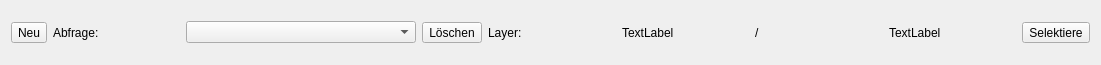
<?xml version="1.0" encoding="UTF-8"?>
<ui version="4.0">
 <class>Form</class>
 <widget class="QWidget" name="Form">
  <property name="geometry">
   <rect>
    <x>0</x>
    <y>0</y>
    <width>1101</width>
    <height>65</height>
   </rect>
  </property>
  <property name="windowTitle">
   <string>Form</string>
  </property>
  <layout class="QHBoxLayout" name="horizontalLayout">
   <property name="topMargin">
    <number>0</number>
   </property>
   <property name="bottomMargin">
    <number>0</number>
   </property>
   <item>
    <widget class="QToolButton" name="btnNew">
     <property name="toolTip">
      <string>Neue Abfrage</string>
     </property>
     <property name="text">
      <string>Neu</string>
     </property>
     <property name="icon">
      <iconset>
       <normaloff>icons/mActionNewEntry.png</normaloff>icons/mActionNewEntry.png</iconset>
     </property>
    </widget>
   </item>
   <item>
    <widget class="QLabel" name="lbl1">
     <property name="text">
      <string>Abfrage:</string>
     </property>
    </widget>
   </item>
   <item>
    <widget class="QComboBox" name="cboQuieries">
     <property name="sizePolicy">
      <sizepolicy hsizetype="Preferred" vsizetype="Fixed">
       <horstretch>0</horstretch>
       <verstretch>0</verstretch>
      </sizepolicy>
     </property>
     <property name="editable">
      <bool>false</bool>
     </property>
     <property name="currentText">
      <string/>
     </property>
     <property name="insertPolicy">
      <enum>QComboBox::InsertAlphabetically</enum>
     </property>
     <property name="sizeAdjustPolicy">
      <enum>QComboBox::AdjustToContentsOnFirstShow</enum>
     </property>
     <property name="minimumContentsLength">
      <number>25</number>
     </property>
    </widget>
   </item>
   <item>
    <widget class="QToolButton" name="btnDelete">
     <property name="toolTip">
      <string>Löschen aktuelle Abfrage</string>
     </property>
     <property name="text">
      <string>Löschen</string>
     </property>
     <property name="icon">
      <iconset>
       <normaloff>icons/mActionDeleteSelected.png</normaloff>icons/mActionDeleteSelected.png</iconset>
     </property>
    </widget>
   </item>
   <item>
    <widget class="QLabel" name="lbl2">
     <property name="toolTip">
      <string>Layer für Abfrage</string>
     </property>
     <property name="text">
      <string>Layer:</string>
     </property>
    </widget>
   </item>
   <item>
    <widget class="QLabel" name="lblLayer">
     <property name="toolTip">
      <string>Layer für Abfrage</string>
     </property>
     <property name="text">
      <string>TextLabel</string>
     </property>
    </widget>
   </item>
   <item>
    <widget class="QLabel" name="lbl3">
     <property name="text">
      <string>/</string>
     </property>
    </widget>
   </item>
   <item>
    <widget class="QLabel" name="lblExpr">
     <property name="toolTip">
      <string>Selektionsausdruck für Abfrage</string>
     </property>
     <property name="text">
      <string>TextLabel</string>
     </property>
    </widget>
   </item>
   <item>
    <widget class="QToolButton" name="btnOk">
     <property name="toolTip">
      <string>Selektiere laut Abfrage</string>
     </property>
     <property name="text">
      <string>Selektiere</string>
     </property>
     <property name="icon">
      <iconset>
       <normaloff>icons/mActionExpressionSelect.png</normaloff>icons/mActionExpressionSelect.png</iconset>
     </property>
    </widget>
   </item>
  </layout>
 </widget>
 <resources/>
 <connections/>
</ui>
